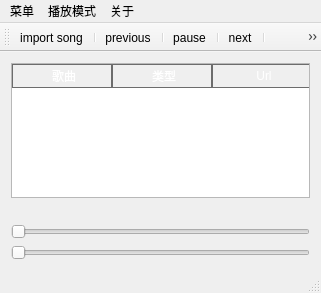
<?xml version="1.0" encoding="UTF-8"?>
<ui version="4.0">
 <class>MainWindow</class>
 <widget class="QMainWindow" name="MainWindow">
  <property name="geometry">
   <rect>
    <x>0</x>
    <y>0</y>
    <width>321</width>
    <height>293</height>
   </rect>
  </property>
  <property name="windowTitle">
   <string>MainWindow</string>
  </property>
  <widget class="QWidget" name="centralWidget">
   <layout class="QGridLayout" name="gridLayout">
    <item row="0" column="0">
     <widget class="QTableWidget" name="tableWidget">
      <property name="autoFillBackground">
       <bool>true</bool>
      </property>
      <property name="styleSheet">
       <string notr="true">QHeaderView::section {
    background-color: qlineargradient(x1:0, y1:0, x2:0, y2:1,
                                      stop:0 #616161, stop: 0.5 #505050,
                                      stop: 0.6 #434343, stop:1 #656565);
    color: white;
    padding-left: 4px;
    border: 1px solid #6c6c6c;
}

QHeaderView::section:checked
{
    background-color: red;
}

/* style the sort indicator */
QHeaderView::down-arrow {
    image: url(down_arrow.png);
}

QHeaderView::up-arrow {
    image: url(up_arrow.png);
}
</string>
      </property>
      <property name="frameShape">
       <enum>QFrame::StyledPanel</enum>
      </property>
      <property name="horizontalScrollBarPolicy">
       <enum>Qt::ScrollBarAlwaysOff</enum>
      </property>
      <property name="editTriggers">
       <set>QAbstractItemView::NoEditTriggers</set>
      </property>
      <property name="alternatingRowColors">
       <bool>true</bool>
      </property>
      <property name="selectionMode">
       <enum>QAbstractItemView::SingleSelection</enum>
      </property>
      <property name="selectionBehavior">
       <enum>QAbstractItemView::SelectRows</enum>
      </property>
      <property name="gridStyle">
       <enum>Qt::DashLine</enum>
      </property>
      <column>
       <property name="text">
        <string>歌曲</string>
       </property>
      </column>
      <column>
       <property name="text">
        <string>类型</string>
       </property>
      </column>
      <column>
       <property name="text">
        <string>Url</string>
       </property>
      </column>
     </widget>
    </item>
    <item row="1" column="0">
     <widget class="QLabel" name="playing">
      <property name="statusTip">
       <string>正在播放</string>
      </property>
      <property name="text">
       <string/>
      </property>
     </widget>
    </item>
    <item row="3" column="0">
     <widget class="QSlider" name="shengyintiaojie">
      <property name="statusTip">
       <string>进度调节</string>
      </property>
      <property name="orientation">
       <enum>Qt::Horizontal</enum>
      </property>
     </widget>
    </item>
    <item row="4" column="0">
     <widget class="QSlider" name="jindutiaojie">
      <property name="statusTip">
       <string>音量调节</string>
      </property>
      <property name="orientation">
       <enum>Qt::Horizontal</enum>
      </property>
     </widget>
    </item>
   </layout>
  </widget>
  <widget class="QMenuBar" name="menuBar">
   <property name="geometry">
    <rect>
     <x>0</x>
     <y>0</y>
     <width>321</width>
     <height>23</height>
    </rect>
   </property>
   <widget class="QMenu" name="menu">
    <property name="title">
     <string>菜单</string>
    </property>
    <addaction name="actionImport_song"/>
    <addaction name="actionPrevious"/>
    <addaction name="actionNext"/>
    <addaction name="actionPause"/>
    <addaction name="actionExit"/>
   </widget>
   <widget class="QMenu" name="pattern">
    <property name="title">
     <string>播放模式</string>
    </property>
    <addaction name="actionDanquxunhuang"/>
    <addaction name="actionShunxubofang"/>
    <addaction name="actionRadom"/>
   </widget>
   <widget class="QMenu" name="about">
    <property name="title">
     <string>关于</string>
    </property>
    <addaction name="actionAbout_me"/>
   </widget>
   <addaction name="menu"/>
   <addaction name="pattern"/>
   <addaction name="about"/>
  </widget>
  <widget class="QToolBar" name="mainToolBar">
   <attribute name="toolBarArea">
    <enum>TopToolBarArea</enum>
   </attribute>
   <attribute name="toolBarBreak">
    <bool>false</bool>
   </attribute>
   <addaction name="actionImport_song"/>
   <addaction name="separator"/>
   <addaction name="actionPrevious"/>
   <addaction name="separator"/>
   <addaction name="actionPause"/>
   <addaction name="separator"/>
   <addaction name="actionNext"/>
   <addaction name="separator"/>
   <addaction name="actionAbout_me"/>
  </widget>
  <widget class="QStatusBar" name="statusBar"/>
  <action name="actionImport_song">
   <property name="icon">
    <iconset resource="music.qrc">
     <normaloff>:/new/prefix1/images/7.png</normaloff>:/new/prefix1/images/7.png</iconset>
   </property>
   <property name="text">
    <string>import song</string>
   </property>
   <property name="statusTip">
    <string>导入歌曲</string>
   </property>
  </action>
  <action name="actionPrevious">
   <property name="icon">
    <iconset resource="music.qrc">
     <normaloff>:/new/prefix1/images/2.png</normaloff>:/new/prefix1/images/2.png</iconset>
   </property>
   <property name="text">
    <string>previous</string>
   </property>
   <property name="statusTip">
    <string>上一曲</string>
   </property>
   <property name="shortcut">
    <string>Ctrl+Left</string>
   </property>
  </action>
  <action name="actionNext">
   <property name="icon">
    <iconset resource="music.qrc">
     <normaloff>:/new/prefix1/images/5.png</normaloff>:/new/prefix1/images/5.png</iconset>
   </property>
   <property name="text">
    <string>next</string>
   </property>
   <property name="statusTip">
    <string>下一曲</string>
   </property>
   <property name="shortcut">
    <string>Ctrl+Right</string>
   </property>
  </action>
  <action name="actionPause">
   <property name="icon">
    <iconset resource="music.qrc">
     <normaloff>:/new/prefix1/images/4.png</normaloff>:/new/prefix1/images/4.png</iconset>
   </property>
   <property name="text">
    <string>pause</string>
   </property>
   <property name="statusTip">
    <string>暂停/播放</string>
   </property>
   <property name="shortcut">
    <string>Space</string>
   </property>
  </action>
  <action name="actionDanquxunhuang">
   <property name="text">
    <string>DangQuXunHuang</string>
   </property>
   <property name="statusTip">
    <string>单曲循环</string>
   </property>
  </action>
  <action name="actionShunxubofang">
   <property name="text">
    <string>ShunXuBoFang</string>
   </property>
   <property name="statusTip">
    <string>顺序播放</string>
   </property>
  </action>
  <action name="actionAbout_me">
   <property name="icon">
    <iconset>
     <normaloff>../../库/图片/132905kdid4nu4pizpujd6.jpg</normaloff>../../库/图片/132905kdid4nu4pizpujd6.jpg</iconset>
   </property>
   <property name="text">
    <string>about me</string>
   </property>
   <property name="statusTip">
    <string>关于</string>
   </property>
  </action>
  <action name="actionExit">
   <property name="text">
    <string>exit</string>
   </property>
  </action>
  <action name="actionRadom">
   <property name="text">
    <string>radom</string>
   </property>
  </action>
 </widget>
 <layoutdefault spacing="6" margin="11"/>
 <resources>
  <include location="music.qrc"/>
 </resources>
 <connections/>
</ui>
